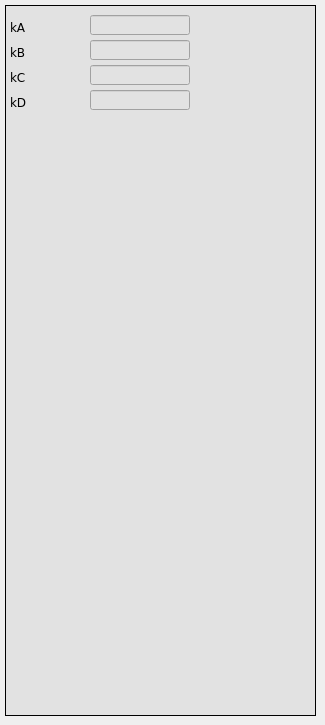
      <widget class="QWidget" name="sc">
       <attribute name="title">
        <string>CH scalling</string>
       </attribute>
       <widget class="caFrame" name="caframe">
        <property name="geometry">
         <rect>
          <x>5</x>
          <y>5</y>
          <width>311</width>
          <height>711</height>
         </rect>
        </property>
        <property name="styleSheet">
         <string notr="true">background-color: rgb(226, 226, 226);</string>
        </property>
        <property name="frameShape">
         <enum>QFrame::Box</enum>
        </property>
        <widget class="caTextEntry" name="catextentry_14">
         <property name="geometry">
          <rect>
           <x>85</x>
           <y>60</y>
           <width>100</width>
           <height>20</height>
          </rect>
         </property>
         <property name="font">
          <font>
           <family>DejaVu Sans</family>
           <pointsize>9</pointsize>
           <stylestrategy>PreferDefault</stylestrategy>
          </font>
         </property>
         <property name="alignment">
          <set>Qt::AlignRight|Qt::AlignTrailing|Qt::AlignVCenter</set>
         </property>
         <property name="channel" stdset="0">
          <string notr="true">$(DEVICE):calibration:kc</string>
         </property>
         <property name="background">
          <color>
           <red>255</red>
           <green>255</green>
           <blue>127</blue>
          </color>
         </property>
         <property name="colorMode">
          <enum>caLineEdit::Static</enum>
         </property>
         <property name="precision">
          <number>4</number>
         </property>
         <property name="precisionMode">
          <enum>caLineEdit::User</enum>
         </property>
         <property name="limitsMode">
          <enum>caLineEdit::User</enum>
         </property>
         <property name="maxValue">
          <double>2.000000000000000</double>
         </property>
         <property name="minValue">
          <double>0.100000000000000</double>
         </property>
        </widget>
        <widget class="caTextEntry" name="catextentry_15">
         <property name="geometry">
          <rect>
           <x>85</x>
           <y>35</y>
           <width>100</width>
           <height>20</height>
          </rect>
         </property>
         <property name="font">
          <font>
           <family>DejaVu Sans</family>
           <pointsize>9</pointsize>
           <stylestrategy>PreferDefault</stylestrategy>
          </font>
         </property>
         <property name="alignment">
          <set>Qt::AlignRight|Qt::AlignTrailing|Qt::AlignVCenter</set>
         </property>
         <property name="channel" stdset="0">
          <string notr="true">$(DEVICE):calibration:kb</string>
         </property>
         <property name="background">
          <color>
           <red>255</red>
           <green>255</green>
           <blue>127</blue>
          </color>
         </property>
         <property name="colorMode">
          <enum>caLineEdit::Static</enum>
         </property>
         <property name="precision">
          <number>4</number>
         </property>
         <property name="precisionMode">
          <enum>caLineEdit::User</enum>
         </property>
         <property name="limitsMode">
          <enum>caLineEdit::User</enum>
         </property>
         <property name="maxValue">
          <double>2.000000000000000</double>
         </property>
         <property name="minValue">
          <double>0.100000000000000</double>
         </property>
        </widget>
        <widget class="QLabel" name="label_15">
         <property name="geometry">
          <rect>
           <x>5</x>
           <y>85</y>
           <width>40</width>
           <height>25</height>
          </rect>
         </property>
         <property name="font">
          <font>
           <family>DejaVu Sans</family>
           <weight>50</weight>
           <bold>false</bold>
          </font>
         </property>
         <property name="text">
          <string>kD</string>
         </property>
        </widget>
        <widget class="QLabel" name="label_18">
         <property name="geometry">
          <rect>
           <x>5</x>
           <y>10</y>
           <width>40</width>
           <height>25</height>
          </rect>
         </property>
         <property name="font">
          <font>
           <family>DejaVu Sans</family>
           <weight>50</weight>
           <bold>false</bold>
          </font>
         </property>
         <property name="text">
          <string>kA</string>
         </property>
        </widget>
        <widget class="caTextEntry" name="catextentry_16">
         <property name="geometry">
          <rect>
           <x>85</x>
           <y>10</y>
           <width>100</width>
           <height>20</height>
          </rect>
         </property>
         <property name="font">
          <font>
           <family>DejaVu Sans</family>
           <pointsize>9</pointsize>
           <stylestrategy>PreferDefault</stylestrategy>
          </font>
         </property>
         <property name="alignment">
          <set>Qt::AlignRight|Qt::AlignTrailing|Qt::AlignVCenter</set>
         </property>
         <property name="channel" stdset="0">
          <string notr="true">$(DEVICE):calibration:ka</string>
         </property>
         <property name="background">
          <color>
           <red>255</red>
           <green>255</green>
           <blue>127</blue>
          </color>
         </property>
         <property name="colorMode">
          <enum>caLineEdit::Static</enum>
         </property>
         <property name="precision">
          <number>4</number>
         </property>
         <property name="precisionMode">
          <enum>caLineEdit::User</enum>
         </property>
         <property name="maxValue">
          <double>2.000000000000000</double>
         </property>
         <property name="minValue">
          <double>0.100000000000000</double>
         </property>
        </widget>
        <widget class="QLabel" name="label_19">
         <property name="geometry">
          <rect>
           <x>5</x>
           <y>35</y>
           <width>40</width>
           <height>25</height>
          </rect>
         </property>
         <property name="font">
          <font>
           <family>DejaVu Sans</family>
           <weight>50</weight>
           <bold>false</bold>
          </font>
         </property>
         <property name="text">
          <string>kB</string>
         </property>
        </widget>
        <widget class="QLabel" name="label_20">
         <property name="geometry">
          <rect>
           <x>5</x>
           <y>60</y>
           <width>40</width>
           <height>25</height>
          </rect>
         </property>
         <property name="font">
          <font>
           <family>DejaVu Sans</family>
           <weight>50</weight>
           <bold>false</bold>
          </font>
         </property>
         <property name="text">
          <string>kC</string>
         </property>
        </widget>
        <widget class="caTextEntry" name="catextentry_17">
         <property name="geometry">
          <rect>
           <x>85</x>
           <y>85</y>
           <width>100</width>
           <height>20</height>
          </rect>
         </property>
         <property name="font">
          <font>
           <family>DejaVu Sans</family>
           <pointsize>9</pointsize>
           <stylestrategy>PreferDefault</stylestrategy>
          </font>
         </property>
         <property name="alignment">
          <set>Qt::AlignRight|Qt::AlignTrailing|Qt::AlignVCenter</set>
         </property>
         <property name="channel" stdset="0">
          <string notr="true">$(DEVICE):calibration:kd</string>
         </property>
         <property name="background">
          <color>
           <red>255</red>
           <green>255</green>
           <blue>127</blue>
          </color>
         </property>
         <property name="colorMode">
          <enum>caLineEdit::Static</enum>
         </property>
         <property name="precision">
          <number>4</number>
         </property>
         <property name="precisionMode">
          <enum>caLineEdit::User</enum>
         </property>
         <property name="limitsMode">
          <enum>caLineEdit::User</enum>
         </property>
         <property name="maxValue">
          <double>2.000000000000000</double>
         </property>
         <property name="minValue">
          <double>0.100000000000000</double>
         </property>
        </widget>
       </widget>
      </widget>
